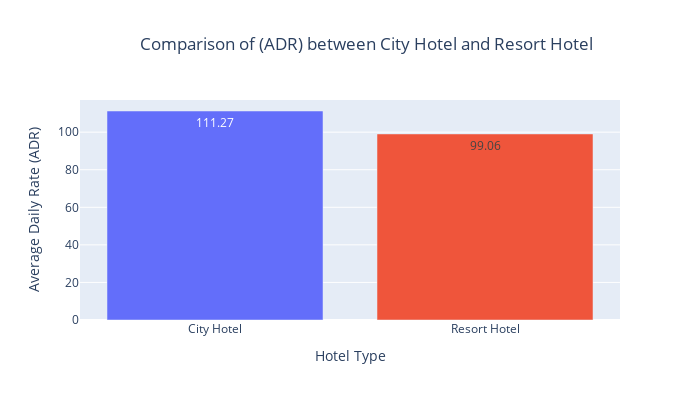

Write notebook code for a chart like this one.
### Code cell
average_adr = df.groupby('hotel')['adr'].mean().reset_index()

# Print the average ADR values
print(average_adr)

# Plot the comparison using Plotly
fig = px.bar(average_adr, x='hotel', y='adr', color='hotel', 
             title='Comparison of (ADR) between City Hotel and Resort Hotel',
             labels={'adr': 'Average Daily Rate (ADR)', 'hotel': 'Hotel Type'},
             text=average_adr['adr'].round(2))

# Customize the layout including the graph size
fig.update_layout(
    showlegend=False,
    width=700,  # Set the width of the graph
    height=400, # Set the height of the graph
    title_x=0.2 # Center the title
)
fig.update_traces(textposition='inside')

# Show the plot
fig.show()

### Figure 1 — Plotly figure (JSON) as saved in the notebook; plotly's stock layout.template omitted (floating-point values rounded to 4 significant figures)
{"data": [{"hovertemplate": "Hotel Type=%{x}<br>Average Daily Rate (ADR)=%{y}<br>text=%{text}<extra></extra>", "legendgroup": "City Hotel", "marker": {"color": "#636efa", "pattern": {"shape": ""}}, "name": "City Hotel", "orientation": "v", "showlegend": true, "text": [111.3], "textposition": "inside", "type": "bar", "x": ["City Hotel"], "xaxis": "x", "y": [111.3], "yaxis": "y"}, {"hovertemplate": "Hotel Type=%{x}<br>Average Daily Rate (ADR)=%{y}<br>text=%{text}<extra></extra>", "legendgroup": "Resort Hotel", "marker": {"color": "#EF553B", "pattern": {"shape": ""}}, "name": "Resort Hotel", "orientation": "v", "showlegend": true, "text": [99.06], "textposition": "inside", "type": "bar", "x": ["Resort Hotel"], "xaxis": "x", "y": [99.06], "yaxis": "y"}], "layout": {"barmode": "relative", "height": 400, "legend": {"title": {"text": "Hotel Type"}, "tracegroupgap": 0}, "showlegend": false, "title": {"text": "Comparison of (ADR) between City Hotel and Resort Hotel", "x": 0.2}, "width": 700, "xaxis": {"anchor": "y", "categoryarray": ["City Hotel", "Resort Hotel"], "categoryorder": "array", "domain": [0, 1], "title": {"text": "Hotel Type"}}, "yaxis": {"anchor": "x", "domain": [0, 1], "title": {"text": "Average Daily Rate (ADR)"}}}}
